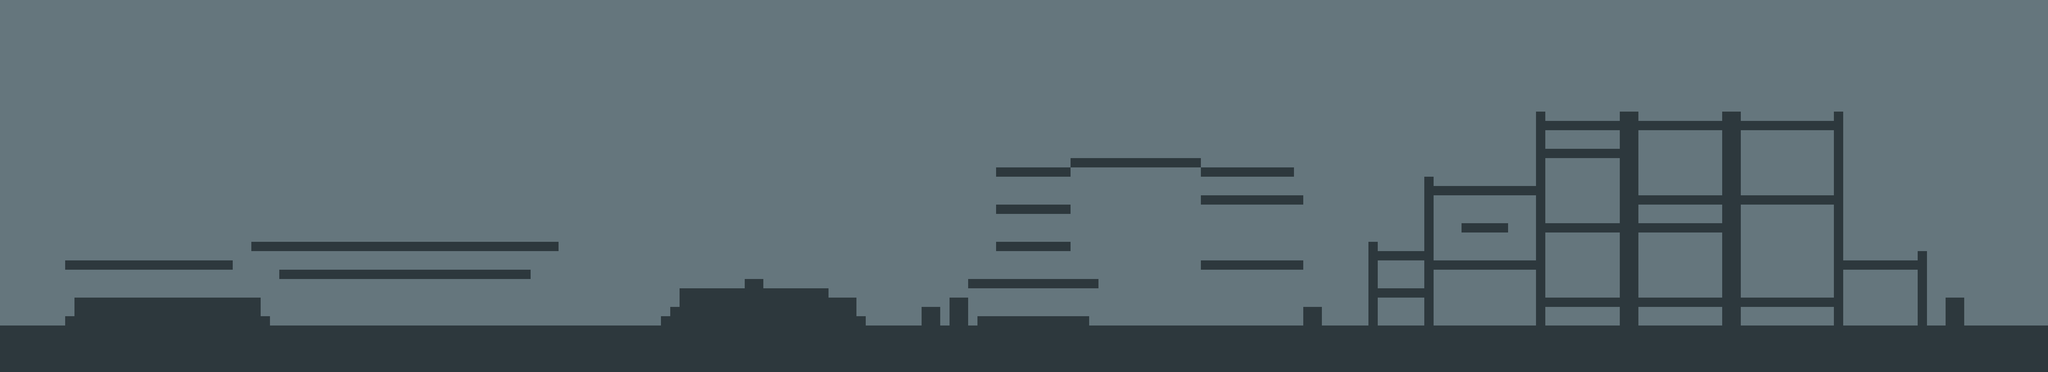

Tiled map render using the project's own tile images. Description and the map definition, with tile-layer contents summarised, below:
An orthogonal 220x40 tile map with 32x32 px tiles, 2 tile layers (fond, collisions).

<map version="1.9" tiledversion="1.9.2" orientation="orthogonal" renderorder="right-down" width="220" height="40" tilewidth="32" tileheight="32" infinite="0" nextlayerid="4" nextobjectid="1">
 <editorsettings>
  <export target="niveau2_placeholder.json" format="json" />
 </editorsettings>
 <tileset firstgid="1" name="tileset" tilewidth="32" tileheight="32" tilecount="400" columns="20">
  <image source="tileset_placeholder.png" width="640" height="640" />
 </tileset>
 <layer id="1" name="fond" width="220" height="40">
  <data>[8800 cells, 8800 non-empty, 1 distinct tile ids]</data>
 </layer>
 <layer id="2" name="collisions" width="220" height="40">
  <data>[8800 cells, 1749 non-empty, 1 distinct tile ids]</data>
 </layer>
</map>